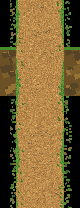

This game map was drawn from its Tiled (.tmx) file and the tilesets committed beside it. A one-line description and the full map source follow:
An orthogonal 5x13 tile map with 16x16 px tiles, 1 tile layer (Back).

<map version="1.10" tiledversion="1.10.2" orientation="orthogonal" renderorder="right-down" width="5" height="13" tilewidth="16" tileheight="16" infinite="0" nextlayerid="2" nextobjectid="1">
 <tileset firstgid="1" name="KoBackwoodsEntranceTiles" tilewidth="16" tileheight="16" tilecount="65" columns="5">
  <image source="KoBackwoodsEntranceTiles.png" width="80" height="208" />
 </tileset>
 <layer id="1" name="Back" width="5" height="13">
  <data encoding="csv">
1,2,3,4,5,
6,7,8,9,10,
11,12,13,14,15,
16,17,18,19,20,
21,22,23,24,25,
26,27,28,29,30,
31,32,33,34,35,
36,37,38,39,40,
41,42,43,44,45,
46,47,48,49,50,
51,52,53,54,55,
56,57,58,59,60,
61,62,63,64,65
</data>
 </layer>
</map>
